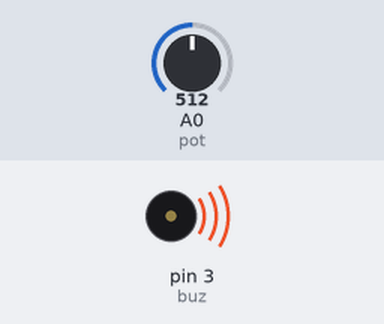
Recording of a sketch running on a simulated Arduino Uno, built with avr-gcc and run on an emulated ATmega328P. On the bench: buzzer (waves = sounding). The inputs (shaded band) are chosen by the test bench; at power-on: A0 (pot) = 512.

Above: at 1.2 s.
1.3 s: A0 (pot) set to 122
4.3 s: A0 (pot) set to 52
5.9 s: A0 (pot) set to 43
At 6.7 s:
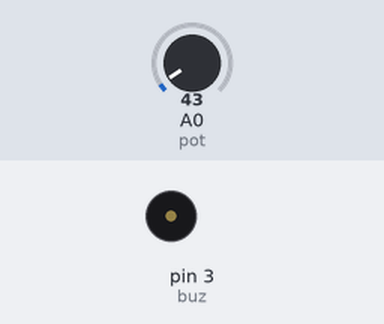
Timing chart, 0 to 8.9 s (numbered marks = the images above; inputs shaded):
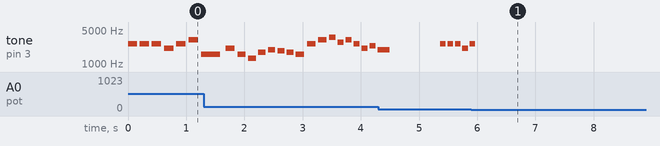

The sketch:

3_buzz.ino
```cpp
// Super Mario (intro phrase) with POT (A0) controlling SPEED (tempo)
// + Smooth tempo (no jitter) + Auto STOP when pot is near zero
// Pot: left->5V, middle->A0, right->GND
// Passive buzzer on D3

const int buz = 3;
const int pot = A0;

// Notes (Hz)
#define NOTE_E7 2637
#define NOTE_C7 2093
#define NOTE_G7 3136
#define NOTE_G6 1568
#define NOTE_E6 1319
#define NOTE_A6 1760
#define NOTE_B6 1976
#define NOTE_AS6 1865
#define NOTE_A7 3520
#define NOTE_F7 2794
#define NOTE_D7 2349
#define NOTE_REST 0

// Mario melody (common intro phrase)
int melody[] = {
  NOTE_E7, NOTE_E7, NOTE_E7,
  NOTE_C7, NOTE_E7, NOTE_G7,
  NOTE_G6,

  NOTE_C7, NOTE_G6, NOTE_E6,
  NOTE_A6, NOTE_B6, NOTE_AS6, NOTE_A6,
  NOTE_G6, NOTE_E7, NOTE_G7, NOTE_A7,
  NOTE_F7, NOTE_G7,
  NOTE_E7, NOTE_C7, NOTE_D7, NOTE_B6
};

// Durations (relative): 12=short, 6=longer, 3=long, etc.
int durations[] = {
  12, 12, 12,
  12, 12, 12,
  6,

  12, 12, 12,
  12, 12, 12, 12,
  9, 9, 9, 12,
  12, 12,
  12, 12, 12, 6
};

void setup() {
  pinMode(buz, OUTPUT);
  pinMode(pot, INPUT);
}

void loop() {
  int potValue = analogRead(pot);

  // STOP if knob is almost at zero
  if (potValue < 50) {
    noTone(buz);
    delay(50);
    return;
  }

  // Map pot to tempo: bigger = slower
  // Adjust these two numbers to taste (min/max speed)
  int targetBase = map(potValue, 0, 1023, 80, 260);

  // Smooth the tempo so turning the pot doesn't cause jumpy timing
  static int smoothBase = 150;
  smoothBase = smoothBase + (targetBase - smoothBase) / 5;
  int baseMs = smoothBase;

  int notes = sizeof(melody) / sizeof(melody[0]);

  for (int i = 0; i < notes; i++) {
    // Update tempo while playing (so it responds mid-song)
    potValue = analogRead(pot);

    // If user turns it down to zero, stop immediately
    if (potValue < 50) {
      noTone(buz);
      return;
    }

    targetBase = map(potValue, 0, 1023, 80, 260);
    smoothBase = smoothBase + (targetBase - smoothBase) / 5;
    baseMs = smoothBase;

    // Convert duration units into milliseconds
    int noteMs = (baseMs * 12) / durations[i];

    if (melody[i] != NOTE_REST) {
      tone(buz, melody[i], noteMs);
    } else {
      noTone(buz);
    }

    // Gap between notes (also follows tempo)
    delay((int)(noteMs * 1.30));
    noTone(buz);
  }

  delay(800); // pause then repeat
}
```

Measured:
- the behaviour switches between 50 and 49 on A0 (pot) (found by bisection; images 0 and 1)
- after the input at 5.9 s, tone on pin 3 (buz): goes on until 6.0 s, then stays silent
- by itself, tone on pin 3 (buz): plays 2093 Hz for 0.15 s, 1568 Hz for 0.14 s, 1319 Hz for 0.14 s, 1760 Hz for 0.13 s, 1976 Hz for 0.12 s, 1865 Hz for 0.12 s … (17 notes in this stretch)
